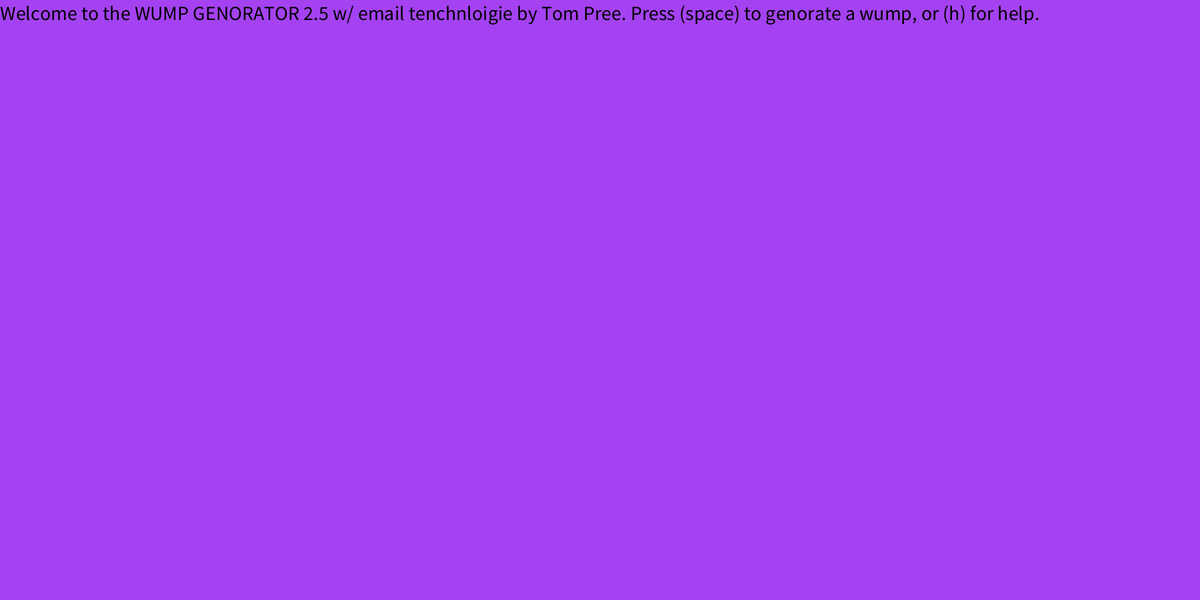
Frame 1 (no input)
Frame 60 (the mouse pressed at the canvas centre just before this capture): identical to frame 1, image omitted
Frame 120 (the mouse held since frame 60 and released just before this capture): identical to frame 1, image omitted

The Processing sketch that drew this single still picture (run headless with seeded random() and noise(); from frame 60 on, the mouse is pressed at the canvas centre):

// Processing sketch: processing_186855
// ── processing_186855.pde

//Hello And welcome to the WUMP Genorator 2.0 with email technoligy. by Tom Pree. Press the triangle, hold control/command r to run. press space for a wump, and h for help  /Hello And welcome to the WUMP Genorator 2.0 by Tom Pree. Press the triangle, hold control/command r to run. press space for a wump, and h for help  /Hello And welcome to the WUMP Genorator 2.0 by Tom Pree. Press the triangle, hold control/command r to run. press space for a wump, and h for help  
void setup () {
  background (random (255), random(255), random(255));
  size (1800, 900);
  textSize (30);
  fill (0);
  text ("Welcome to the WUMP GENORATOR 2.5 w/ email tenchnloigie by Tom Pree. Press (space) to genorate a wump, or (h) for help.", 0, 30);
}
void draw () {
}
void keyPressed () {
  background (random (255), random(255), random(255));
  float n;
  textSize (29);
  n= random (6);
  if (key == ' ') {
    float x1, lp, x2, x3, x4, y1, y2, a, lw, hc, hl, es, rann, hh, hw;
    hw=(random (300));
    es= (random (30, 300));
    rann=(random (75));
    a= (random (50, 400));
    hc= (random (4));
    x1= (random (450, 900));
    x2= (random (900, 1350));
    x3= (x1-a);
    x4= (x2+a);
    y1= (random (30, 450));
    hh= y1+ (random (176));
    y2= (random (455, 800));
    lp= (random (20, 70));
    lw= (random (130));
    stroke (random(255), random (255), random (255));
    noStroke ();
    fill (random(255), random (255), random (255));
    quad (x1, y1, x2, y1, x4, y2, x3, y2);
    rect (x3+lp, y2-1, lw, 1000);
    rect (x4-lp-lw, y2-1, lw, 1000);
    textSize (30);
    fill (0);
    stroke (0);

    line (((x1+x2)/2 -   100), (y1+y2)/2-200, (x2+x1)/2, (y1+y2)/2-50, (y1+y2)/2-50, (x2+x1)/2+(rann));
    noStroke () ;
    triangle ((x2+x1)/2, (y1+y2)/2-50, (x2+x1)/2+(rann), (y1+y2)/2 - 25, (x2+x1)/2-rann, (y1+y2)/2-25);   
    ellipse ((x1+x2)/2 -   100, (y1+y2)/2-200, es, es);
    ellipse ((x1+x2)/2 +   100, (y1+y2)/2-200, es, es);
    rect (x1, ((y1+y2)/2), x2-x1, 30);
    stroke (0);
    //  quad

    //DO NOT ENTER NAME ZONE 
    if (n<1) {//
      text ("Haryy Wump", 0, 30);//no!!!!!!!!!!!!!!!no!!!!!!!!!!!!!!!!!!!no!!!!!!!!!!!!!!!!!!!!!!!!!!!!!!!!//no!!!!!!!!!!!!!!!no!!!!!!!!!!!!!!!!!!!no!!!!!!!!!!!!!!!!!!!!!!!!!!!!!!!!//no!!!!!!!!!!!!!!!no!!!!!!!!!!!!!!!!!!!no!!!!!!!!!!!!!!!!!!!!!!!!!!!!!!!!//no!!!!!!!!!!!!!!!no!!!!!!!!!!!!!!!!!!!no!!!!!!!!!!!!!!!!!!!!!!!!!!!!!!!!//no!!!!!!!!!!!!!!!no!!!!!!!!!!!!!!!!!!!no!!!!!!!!!!!!!!!!!!!!!!!!!!!!!!!!
    } else {//no!!!!!!!!!!!!!!!no!!!!!!!!!!!!!!!!!!!no!!!!!!!!!!!!!!!!!!!!!!!!!!!!!!!!//no!!!!!!!!!!!!!!!no!!!!!!!!!!!!!!!!!!!no!!!!!!!!!!!!!!!!!!!!!!!!!!!!!!!!//no!!!!!!!!!!!!!!!no!!!!!!!!!!!!!!!!!!!no!!!!!!!!!!!!!!!!!!!!!!!!!!!!!!!!//no!!!!!!!!!!!!!!!no!!!!!!!!!!!!!!!!!!!no!!!!!!!!!!!!!!!!!!!!!!!!!!!!!!!!
      if (n<2) {//no!!!!!!!!!!!!!!!no!!!!!!!!!!!!!!!!!!!no!!!!!!!!!!!!!!!!!!!!!!!!!!!!!!!!//no!!!!!!!!!!!!!!!no!!!!!!!!!!!!!!!!!!!no!!!!!!!!!!!!!!!!!!!!!!!!!!!!!!!!//no!!!!!!!!!!!!!!!no!!!!!!!!!!!!!!!!!!!no!!!!!!!!!!!!!!!!!!!!!!!!!!!!!!!!//no!!!!!!!!!!!!!!!no!!!!!!!!!!!!!!!!!!!no!!!!!!!!!!!!!!!!!!!!!!!!!!!!!!!!//no!!!!!!!!!!!!!!!no!!!!!!!!!!!!!!!!!!!no!!!!!!!!!!!!!!!!!!!!!!!!!!!!!!!!//no!!!!!!!!!!!!!!!no!!!!!!!!!!!!!!!!!!!no!!!!!!!!!!!!!!!!!!!!!!!!!!!!!!!!
        text ("Jack  Wump", 0, 30);//no!!!!!!!!!!!!!!!no!!!!!!!!!!!!!!!!!!!no!!!!!!!!!!!!!!!!!!!!!!!!!!!!!!!!//no!!!!!!!!!!!!!!!no!!!!!!!!!!!!!!!!!!!no!!!!!!!!!!!!!!!!!!!!!!!!!!!!!!!!//no!!!!!!!!!!!!!!!no!!!!!!!!!!!!!!!!!!!no!!!!!!!!!!!!!!!!!!!!!!!!!!!!!!!!//no!!!!!!!!!!!!!!!no!!!!!!!!!!!!!!!!!!!no!!!!!!!!!!!!!!!!!!!!!!!!!!!!!!!!//no!!!!!!!!!!!!!!!no!!!!!!!!!!!!!!!!!!!no!!!!!!!!!!!!!!!!!!!!!!!!!!!!!!!!
      } else {//no!!!!!!!!!!!!!!!no!!!!!!!!!!!!!!!!!!!no!!!!!!!!!!!!!!!!!!!!!!!!!!!!!!!!//no!!!!!!!!!!!!!!!no!!!!!!!!!!!!!!!!!!!no!!!!!!!!!!!!!!!!!!!!!!!!!!!!!!!!//no!!!!!!!!!!!!!!!no!!!!!!!!!!!!!!!!!!!no!!!!!!!!!!!!!!!!!!!!!!!!!!!!!!!!//no!!!!!!!!!!!!!!!no!!!!!!!!!!!!!!!!!!!no!!!!!!!!!!!!!!!!!!!!!!!!!!!!!!!!//no!!!!!!!!!!!!!!!no!!!!!!!!!!!!!!!!!!!no!!!!!!!!!!!!!!!!!!!!!!!!!!!!!!!!//no!!!!!!!!!!!!!!!no!!!!!!!!!!!!!!!!!!!no!!!!!!!!!!!!!!!!!!!!!!!!!!!!!!!!
        if (n<3) {//no!!!!!!!!!!!!!!!no!!!!!!!!!!!!!!!!!!!no!!!!!!!!!!!!!!!!!!!!!!!!!!!!!!!!//no!!!!!!!!!!!!!!!no!!!!!!!!!!!!!!!!!!!no!!!!!!!!!!!!!!!!!!!!!!!!!!!!!!!!//no!!!!!!!!!!!!!!!no!!!!!!!!!!!!!!!!!!!no!!!!!!!!!!!!!!!!!!!!!!!!!!!!!!!!//no!!!!!!!!!!!!!!!no!!!!!!!!!!!!!!!!!!!no!!!!!!!!!!!!!!!!!!!!!!!!!!!!!!!!//no!!!!!!!!!!!!!!!no!!!!!!!!!!!!!!!!!!!no!!!!!!!!!!!!!!!!!!!!!!!!!!!!!!!!
          text ("Zach Wump", 0, 30);//no!!!!!!!!!!!!!!!no!!!!!!!!!!!!!!!!!!!no!!!!!!!!!!!!!!!!!!!!!!!!!!!!!!!!//no!!!!!!!!!!!!!!!no!!!!!!!!!!!!!!!!!!!no!!!!!!!!!!!!!!!!!!!!!!!!!!!!!!!!//no!!!!!!!!!!!!!!!no!!!!!!!!!!!!!!!!!!!no!!!!!!!!!!!!!!!!!!!!!!!!!!!!!!!!//no!!!!!!!!!!!!!!!no!!!!!!!!!!!!!!!!!!!no!!!!!!!!!!!!!!!!!!!!!!!!!!!!!!!!//no!!!!!!!!!!!!!!!no!!!!!!!!!!!!!!!!!!!no!!!!!!!!!!!!!!!!!!!!!!!!!!!!!!!!//no!!!!!!!!!!!!!!!no!!!!!!!!!!!!!!!!!!!no!!!!!!!!!!!!!!!!!!!!!!!!!!!!!!!!
        } else {//no!!!!!!!!!!!!!!!no!!!!!!!!!!!!!!!!!!!no!!!!!!!!!!!!!!!!!!!!!!!!!!!!!!!!//no!!!!!!!!!!!!!!!no!!!!!!!!!!!!!!!!!!!no!!!!!!!!!!!!!!!!!!!!!!!!!!!!!!!!//no!!!!!!!!!!!!!!!no!!!!!!!!!!!!!!!!!!!no!!!!!!!!!!!!!!!!!!!!!!!!!!!!!!!!//no!!!!!!!!!!!!!!!no!!!!!!!!!!!!!!!!!!!no!!!!!!!!!!!!!!!!!!!!!!!!!!!!!!!!//no!!!!!!!!!!!!!!!no!!!!!!!!!!!!!!!!!!!no!!!!!!!!!!!!!!!!!!!!!!!!!!!!!!!!//no!!!!!!!!!!!!!!!no!!!!!!!!!!!!!!!!!!!no!!!!!!!!!!!!!!!!!!!!!!!!!!!!!!!!
          if (n<4) {//no!!!!!!!!!!!!!!!no!!!!!!!!!!!!!!!!!!!no!!!!!!!!!!!!!!!!!!!!!!!!!!!!!!!!//no!!!!!!!!!!!!!!!no!!!!!!!!!!!!!!!!!!!no!!!!!!!!!!!!!!!!!!!!!!!!!!!!!!!!//no!!!!!!!!!!!!!!!no!!!!!!!!!!!!!!!!!!!no!!!!!!!!!!!!!!!!!!!!!!!!!!!!!!!!//no!!!!!!!!!!!!!!!no!!!!!!!!!!!!!!!!!!!no!!!!!!!!!!!!!!!!!!!!!!!!!!!!!!!!
            text ("farming Wump", 0, 30);//no!!!!!!!!!!!!!!!no!!!!!!!!!!!!!!!!!!!no!!!!!!!!!!!!!!!!!!!!!!!!!!!!!!!!//no!!!!!!!!!!!!!!!no!!!!!!!!!!!!!!!!!!!no!!!!!!!!!!!!!!!!!!!!!!!!!!!!!!!!//no!!!!!!!!!!!!!!!no!!!!!!!!!!!!!!!!!!!no!!!!!!!!!!!!!!!!!!!!!!!!!!!!!!!!//no!!!!!!!!!!!!!!!no!!!!!!!!!!!!!!!!!!!no!!!!!!!!!!!!!!!!!!!!!!!!!!!!!!!!
          } else {//no!!!!!!!!!!!!!!!no!!!!!!!!!!!!!!!!!!!no!!!!!!!!!!!!!!!!!!!!!!!!!!!!!!!!//no!!!!!!!!!!!!!!!no!!!!!!!!!!!!!!!!!!!no!!!!!!!!!!!!!!!!!!!!!!!!!!!!!!!!//no!!!!!!!!!!!!!!!no!!!!!!!!!!!!!!!!!!!no!!!!!!!!!!!!!!!!!!!!!!!!!!!!!!!!//no!!!!!!!!!!!!!!!no!!!!!!!!!!!!!!!!!!!no!!!!!!!!!!!!!!!!!!!!!!!!!!!!!!!!
            if (n<5) {//no!!!!!!!!!!!!!!!no!!!!!!!!!!!!!!!!!!!no!!!!!!!!!!!!!!!!!!!!!!!!!!!!!!!!//no!!!!!!!!!!!!!!!no!!!!!!!!!!!!!!!!!!!no!!!!!!!!!!!!!!!!!!!!!!!!!!!!!!!!//no!!!!!!!!!!!!!!!no!!!!!!!!!!!!!!!!!!!no!!!!!!!!!!!!!!!!!!!!!!!!!!!!!!!!//no!!!!!!!!!!!!!!!no!!!!!!!!!!!!!!!!!!!no!!!!!!!!!!!!!!!!!!!!!!!!!!!!!!!!
              text ("Willy Wump", 0, 30);//no!!!!!!!!!!!!!!!no!!!!!!!!!!!!!!!!!!!no!!!!!!!!!!!!!!!!!!!!!!!!!!!!!!!!//no!!!!!!!!!!!!!!!no!!!!!!!!!!!!!!!!!!!no!!!!!!!!!!!!!!!!!!!!!!!!!!!!!!!!//no!!!!!!!!!!!!!!!no!!!!!!!!!!!!!!!!!!!no!!!!!!!!!!!!!!!!!!!!!!!!!!!!!!!!//no!!!!!!!!!!!!!!!no!!!!!!!!!!!!!!!!!!!no!!!!!!!!!!!!!!!!!!!!!!!!!!!!!!!!
            } else {//no!!!!!!!!!!!!!!!no!!!!!!!!!!!!!!!!!!!no!!!!!!!!!!!!!!!!!!!!!!!!!!!!!!!!//no!!!!!!!!!!!!!!!no!!!!!!!!!!!!!!!!!!!no!!!!!!!!!!!!!!!!!!!!!!!!!!!!!!!!//no!!!!!!!!!!!!!!!no!!!!!!!!!!!!!!!!!!!no!!!!!!!!!!!!!!!!!!!!!!!!!!!!!!!!//no!!!!!!!!!!!!!!!no!!!!!!!!!!!!!!!!!!!no!!!!!!!!!!!!!!!!!!!!!!!!!!!!!!!!
              if (n<6) {//no!!!!!!!!!!!!!!!no!!!!!!!!!!!!!!!!!!!no!!!!!!!!!!!!!!!!!!!!!!!!!!!!!!!!//no!!!!!!!!!!!!!!!no!!!!!!!!!!!!!!!!!!!no!!!!!!!!!!!!!!!!!!!!!!!!!!!!!!!!//no!!!!!!!!!!!!!!!no!!!!!!!!!!!!!!!!!!!no!!!!!!!!!!!!!!!!!!!!!!!!!!!!!!!!//no!!!!!!!!!!!!!!!no!!!!!!!!!!!!!!!!!!!no!!!!!!!!!!!!!!!!!!!!!!!!!!!!!!!!
                text ("Tom Wump (creator) (the best)", 0, 30);//no!!!!!!!!!!!!!!!no!!!!!!!!!!!!!!!!!!!no!!!!!!!!!!!!!!!!!!!!!!!!!!!!!!!!//no!!!!!!!!!!!!!!!no!!!!!!!!!!!!!!!!!!!no!!!!!!!!!!!!!!!!!!!!!!!!!!!!!!!!//no!!!!!!!!!!!!!!!no!!!!!!!!!!!!!!!!!!!no!!!!!!!!!!!!!!!!!!!!!!!!!!!!!!!!//no!!!!!!!!!!!!!!!no!!!!!!!!!!!!!!!!!!!no!!!!!!!!!!!!!!!!!!!!!!!!!!!!!!!!
              }//no!!!!!!!!!!!!!!!no!!!!!!!!!!!!!!!!!!!no!!!!!!!!!!!!!!!!!!!!!!!!!!!!!!!!//no!!!!!!!!!!!!!!!no!!!!!!!!!!!!!!!!!!!no!!!!!!!!!!!!!!!!!!!!!!!!!!!!!!!!//no!!!!!!!!!!!!!!!no!!!!!!!!!!!!!!!!!!!no!!!!!!!!!!!!!!!!!!!!!!!!!!!!!!!!//no!!!!!!!!!!!!!!!no!!!!!!!!!!!!!!!!!!!no!!!!!!!!!!!!!!!!!!!!!!!!!!!!!!!!
            }//no!!!!!!!!!!!!!!!no!!!!!!!!!!!!!!!!!!!no!!!!!!!!!!!!!!!!!!!!!!!!!!!!!!!!//no!!!!!!!!!!!!!!!no!!!!!!!!!!!!!!!!!!!no!!!!!!!!!!!!!!!!!!!!!!!!!!!!!!!!//no!!!!!!!!!!!!!!!no!!!!!!!!!!!!!!!!!!!no!!!!!!!!!!!!!!!!!!!!!!!!!!!!!!!!//no!!!!!!!!!!!!!!!no!!!!!!!!!!!!!!!!!!!no!!!!!!!!!!!!!!!!!!!!!!!!!!!!!!!!
          }//no!!!!!!!!!!!!!!!no!!!!!!!!!!!!!!!!!!!no!!!!!!!!!!!!!!!!!!!!!!!!!!!!!!!!//no!!!!!!!!!!!!!!!no!!!!!!!!!!!!!!!!!!!no!!!!!!!!!!!!!!!!!!!!!!!!!!!!!!!!//no!!!!!!!!!!!!!!!no!!!!!!!!!!!!!!!!!!!no!!!!!!!!!!!!!!!!!!!!!!!!!!!!!!!!//no!!!!!!!!!!!!!!!no!!!!!!!!!!!!!!!!!!!no!!!!!!!!!!!!!!!!!!!!!!!!!!!!!!!!//no!!!!!!!!!!!!!!!no!!!!!!!!!!!!!!!!!!!no!!!!!!!!!!!!!!!!!!!!!!!!!!!!!!!!
        }//no!!!!!!!!!!!!!!!no!!!!!!!!!!!!!!!!!!!no!!!!!!!!!!!!!!!!!!!!!!!!!!!!!!!!//no!!!!!!!!!!!!!!!no!!!!!!!!!!!!!!!!!!!no!!!!!!!!!!!!!!!!!!!!!!!!!!!!!!!!//no!!!!!!!!!!!!!!!no!!!!!!!!!!!!!!!!!!!no!!!!!!!!!!!!!!!!!!!!!!!!!!!!!!!!//no!!!!!!!!!!!!!!!no!!!!!!!!!!!!!!!!!!!no!!!!!!!!!!!!!!!!!!!!!!!!!!!!!!!!//no!!!!!!!!!!!!!!!no!!!!!!!!!!!!!!!!!!!no!!!!!!!!!!!!!!!!!!!!!!!!!!!!!!!!//no!!!!!!!!!!!!!!!no!!!!!!!!!!!!!!!!!!!no!!!!!!!!!!!!!!!!!!!!!!!!!!!!!!!!
      }//no!!!!!!!!!!!!!!!no!!!!!!!!!!!!!!!!!!!no!!!!!!!!!!!!!!!!!!!!!!!!!!!!!!!!//no!!!!!!!!!!!!!!!no!!!!!!!!!!!!!!!!!!!no!!!!!!!!!!!!!!!!!!!!!!!!!!!!!!!!//no!!!!!!!!!!!!!!!no!!!!!!!!!!!!!!!!!!!no!!!!!!!!!!!!!!!!!!!!!!!!!!!!!!!!//no!!!!!!!!!!!!!!!no!!!!!!!!!!!!!!!!!!!no!!!!!!!!!!!!!!!!!!!!!!!!!!!!!!!!
    }//no!!!!!!!!!!!!!!!no!!!!!!!!!!!!!!!!!!!no!!!!!!!!!!!!!!!!!!!!!!!!!!!!!!!!//no!!!!!!!!!!!!!!!no!!!!!!!!!!!!!!!!!!!no!!!!!!!!!!!!!!!!!!!!!!!!!!!!!!!!//no!!!!!!!!!!!!!!!no!!!!!!!!!!!!!!!!!!!no!!!!!!!!!!!!!!!!!!!!!!!!!!!!!!!!//no!!!!!!!!!!!!!!!no!!!!!!!!!!!!!!!!!!!no!!!!!!!!!!!!!!!!!!!!!!!!!!!!!!!!
  }// end name zone end name zone end name zone end name zone end name zone end name zone end name zone end name zone end name zone end name zone end name zone end name zone end name zone end name zone end name zone end name zone end name zone end name zone end name zone 
  //no!!!!!!!!!!!!!!!no!!!!!!!!!!!!!!!!!!!no!!!!!!!!!!!!!!!!!!!!!!!!!!!!!!!!//no!!!!!!!!!!!!!!!no!!!!!!!!!!!!!!!!!!!no!!!!!!!!!!!!!!!!!!!!!!!!!!!!!!!!//no!!!!!!!!!!!!!!!no!!!!!!!!!!!!!!!!!!!no!!!!!!!!!!!!!!!!!!!!!!!!!!!!!!!!//no!!!!!!!!!!!!!!!no!!!!!!!!!!!!!!!!!!!no!!!!!!!!!!!!!!!!!!!!!!!!!!!!!!!!
  if (key == 'h') {// help page  \|/ help page  \|/ help page  \|/ help page  \|/ help page  \|/ help page  \|/ help page  \|/ help page  \|/ help page  \|/ help page  \|/ help page  \|/ help page  \|/ help page  \|/ help page  \|/ help page  \|/ help page  \|/ help page  \|/ help page  \|/ help page  \|/ help page  \|/ help page  \|/ help page  \|/ help page  \|/ help page  \|/ help page  \|/ help page  \|/ help page  \|/ help page  \|/ help page  \|/ help page  \|/ 
    background (random (255), random(255), random(255));
    size (1800, 900);
    textSize (29);
    fill (0);
    text ("Welcome to the WUMP GENORATOR 2.5 w/ email tenchnloigie by Tom Pree. Press (space) to genorate a wump, or (h) for help.", 0, 30);
  } 
  if (key == 'l') {
    text ("LOSER", mouseX, mouseY);
  }
}
